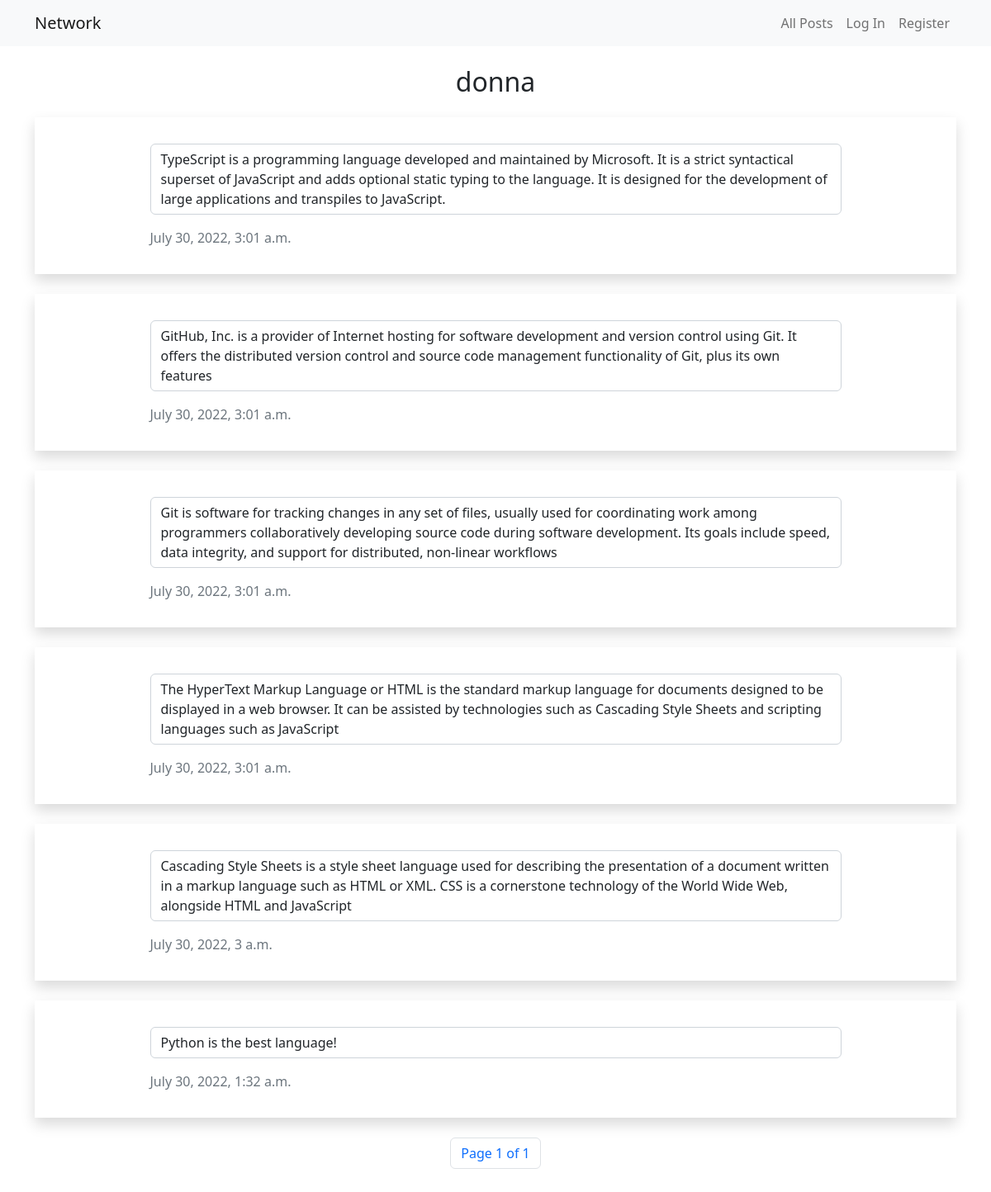
The app's page /profile/donna with its own data.
### network/models.py (models this page shows, shortened)
class User(AbstractUser):
    """ All Users """

class Post(models.Model):
    owner = models.ForeignKey(User, on_delete=models.CASCADE, related_name='posts')
    content = models.TextField()
    likes = models.IntegerField(default=0)
    timestamp = models.DateTimeField(auto_now_add=True)

### network/views.py (the view)
# urls.py: path("profile/<str:username>", views.profile, name="profile"),
def profile(request, username):
    if request.method == "POST":
        pass
    usr = User.objects.get(username=username)
    is_following = (Follow.objects.filter(user1=request.user, user2=usr)
                    if request.user.is_authenticated
                    else None)
    posts = usr.posts.order_by("-timestamp")
    paginator = Paginator(posts, 10) # Show 25 contacts per page.
    page_number = request.GET.get('page')
    page_obj = paginator.get_page(page_number)
    return render(request, "network/profile.html", {
        "owner": username,
        "posts": page_obj,
        "following": usr.following_others.count(),
        "follower": usr.being_followed.count(),
        "is_following": is_following
    })

### network/templates/network/profile.html (shortened to what this page needs)
{% extends "network/layout.html" %}
{% load static %}
{% block body %}
<h2 class="text-center my-4">{{ owner }}</h2>
{% for post in posts %}
{% if forloop.last %}
<div class="shadow my-4 py-3">
{% else %}
<div class="shadow mt-4 py-3">
{% endif %}
    <div class="w-75 m-auto">
        <p class="form-control mt-3 original-content">{{ post.content }}</p>
        <p class="text-secondary">{{ post.timestamp }}</p>
    </div>
</div>
{% if forloop.last %}
<div class="d-flex justify-content-center align-items-center my-4">
    <nav aria-label="Page navigation example">
        <ul class="pagination">
            <li class="page-item"><a class="page-link" href="#">Page {{ posts.number }} of {{ posts.paginator.num_pages }}</li></a>
        </ul>
    </nav>
</div>
{% endif %}
{% empty %}
<div class="d-flex justify-content-center align-items-center mt-4">
    <h2>No Posts</h2>
</div>
{% endfor %}
{% endblock %}

### network/static/network/styles.css (style rules this page uses)
body { overflow-y: scroll !important; }

### records on screen
User: username "donna"
Post: content "TypeScript is a programming language developed and maintained by Microsoft. It is a strict syntactical superset of JavaScript and adds optional static typing to the language. It is designed for the development of large applications and transpiles to JavaScript.", timestamp "July 30, 2022, 3:01 a.m."
Post: content "GitHub, Inc. is a provider of Internet hosting for software development and version control using Git. It offers the distributed version control and source code management functionality of Git, plus its own features", timestamp "July 30, 2022, 3:01 a.m."
Post: content "Git is software for tracking changes in any set of files, usually used for coordinating work among programmers collaboratively developing source code during software development. Its goals include speed, data integrity, and support for distributed, non-linear workflows", timestamp "July 30, 2022, 3:01 a.m."
Post: content "The HyperText Markup Language or HTML is the standard markup language for documents designed to be displayed in a web browser. It can be assisted by technologies such as Cascading Style Sheets and scripting languages such as JavaScript", timestamp "July 30, 2022, 3:01 a.m."
Post: content "Cascading Style Sheets is a style sheet language used for describing the presentation of a document written in a markup language such as HTML or XML. CSS is a cornerstone technology of the World Wide Web, alongside HTML and JavaScript", timestamp "July 30, 2022, 3 a.m."
Post: content "Python is the best language!", timestamp "July 30, 2022, 1:32 a.m.", number "1", paginator.num_pages "1"
